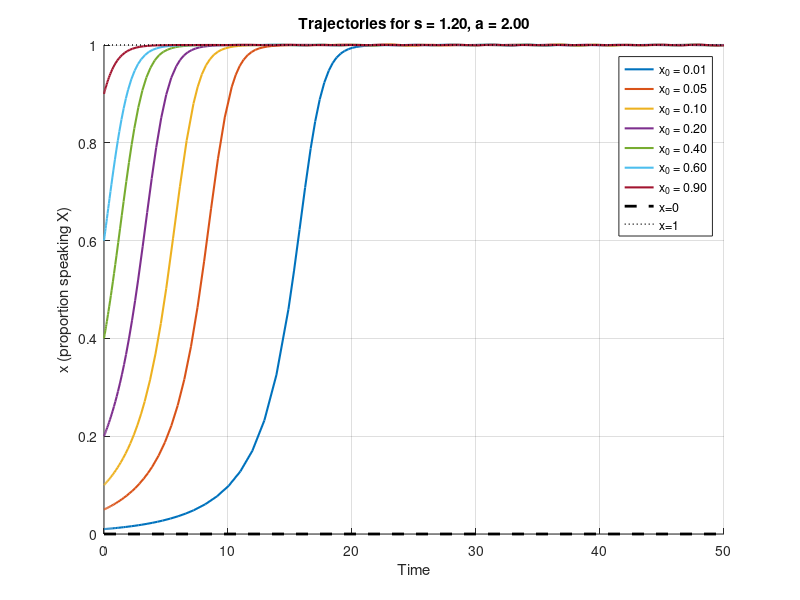

The MATLAB script that drew this image:
clear; close all; clc

% Parameters (example)
s = 1.2;
a = 2;
x0_vals = [0.01, 0.05, 0.1, 0.2, 0.4, 0.6, 0.9];
tspan = [0 50];

f = @(t,x) s*(1-x).*x.^a - (1-s)*x.*(1-x).^a;

figure; hold on;
colors = lines(length(x0_vals));
for i=1:length(x0_vals)
    x0 = x0_vals(i);
    [t,x] = ode45(f, tspan, x0);
    plot(t, x, 'Color', colors(i,:), 'LineWidth', 1.5);
end

% plot fixed points as markers
plot(tspan, zeros(size(tspan)), '--k', 'LineWidth', 2); % x=0 line for reference
plot(tspan, ones(size(tspan)), ':k', 'LineWidth', 1);   % x=1 reference

xlabel('Time'); ylabel('x (proportion speaking X)');
title(sprintf('Trajectories for s = %.2f, a = %.2f', s, a));
ylim([0 1]); grid on;
legendStrings = arrayfun(@(x0) sprintf('x_0 = %.2f', x0), x0_vals, 'UniformOutput', false);
legend([legendStrings, {'x=0','x=1'}], 'Location','northeast');
hold off;
